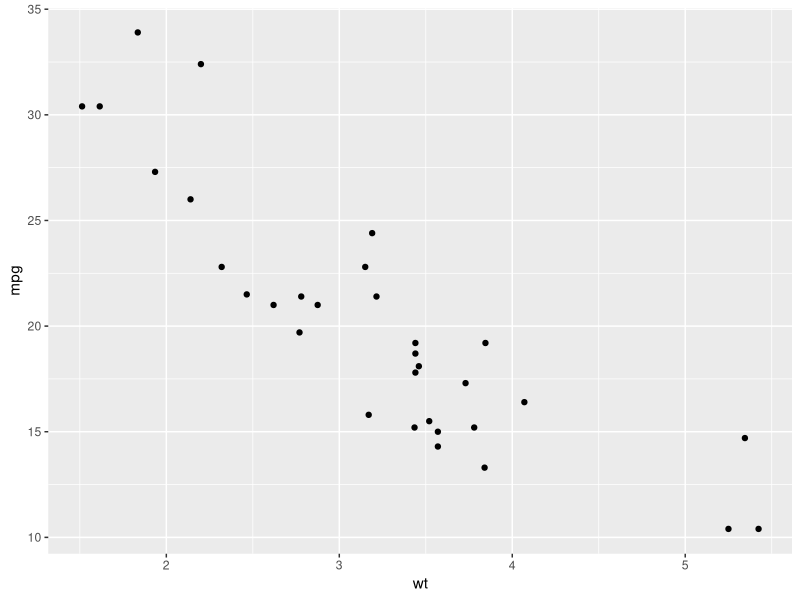
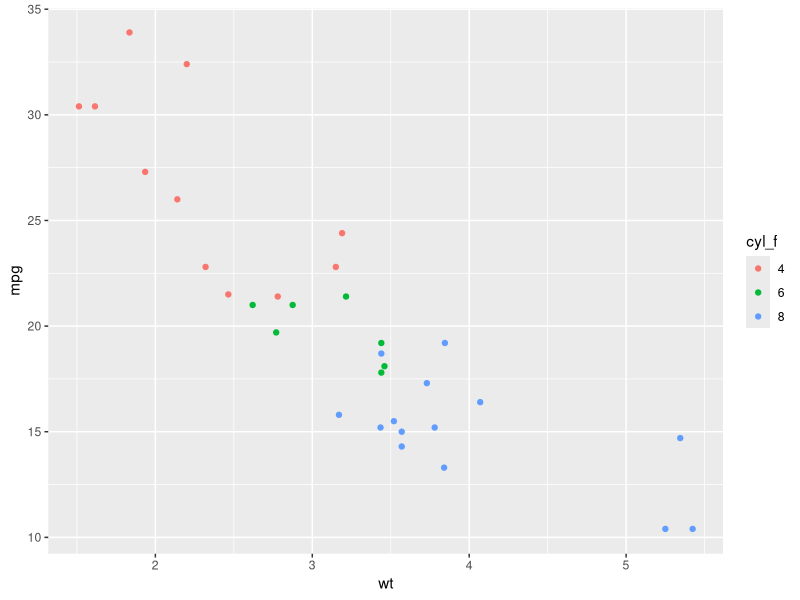
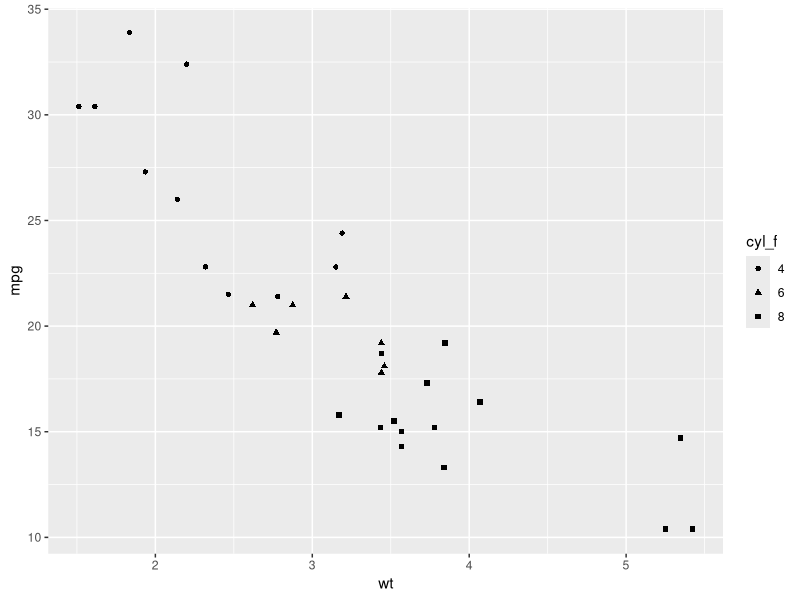
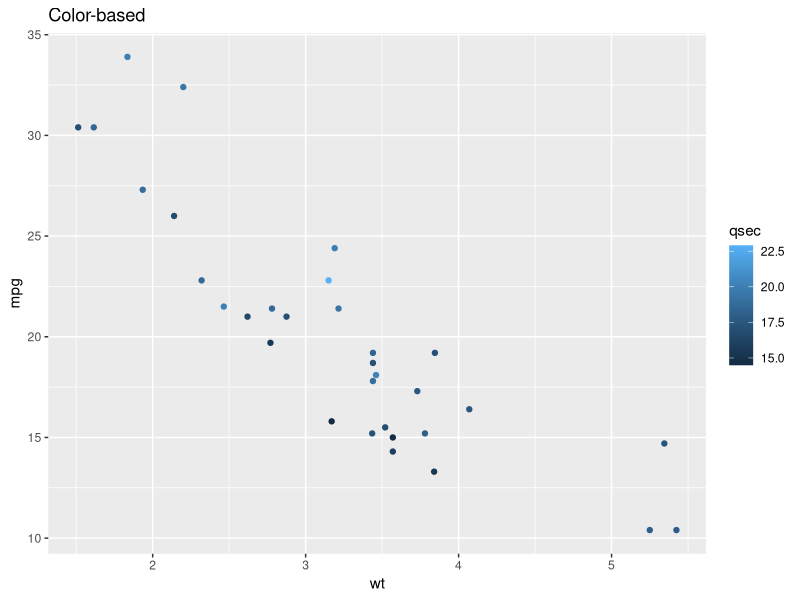
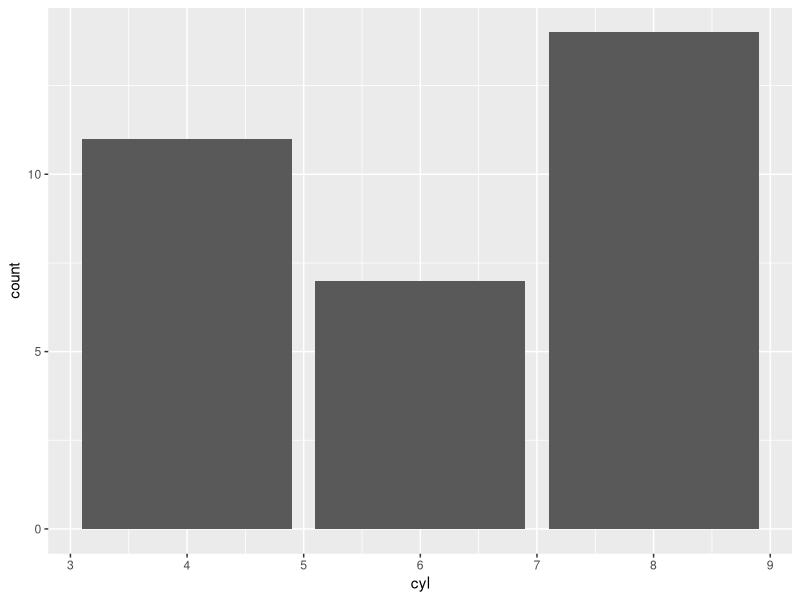
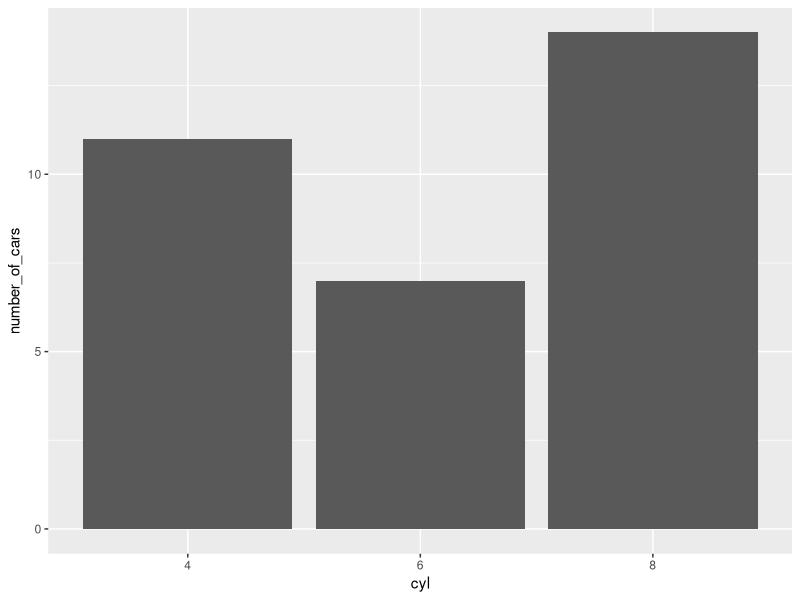
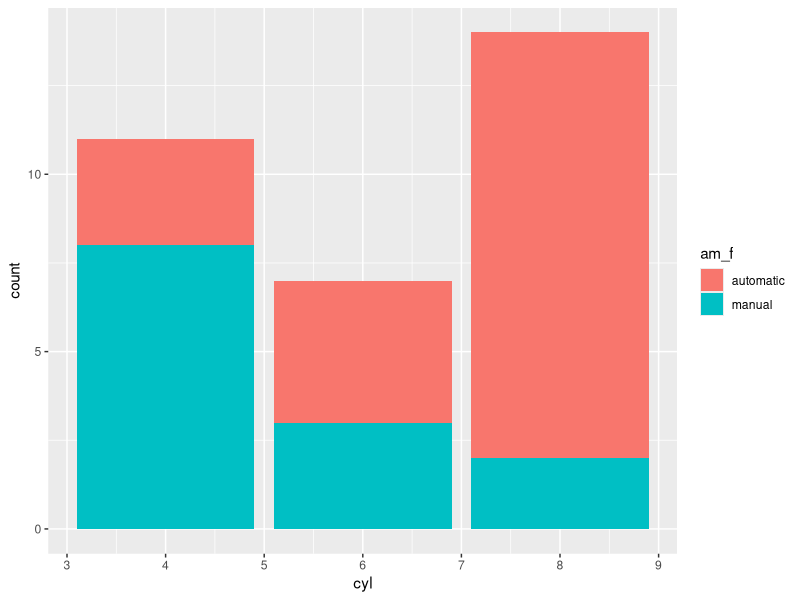
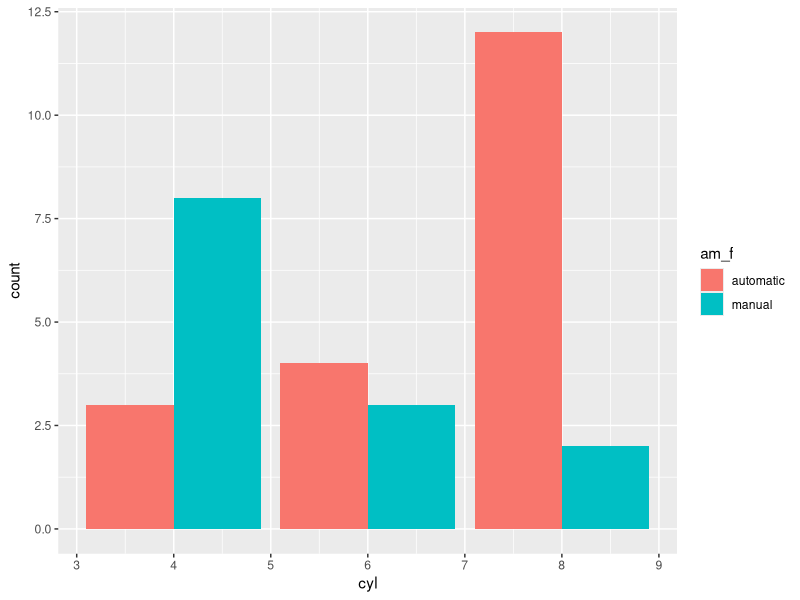

The R source for these figures, in order:
## ---- chunk 1
knitr::opts_chunk$set(warning = FALSE)
knitr::opts_chunk$set(echo = TRUE, fig.width = 6, fig.height = 4)
# install.packages("prettydoc")
## ---- chunk 2
head(mtcars)
## ---- chunk 3
# Run install.packages("ggplot2") if ggplot2 is not yet installed
library(ggplot2)
ggplot(data = mtcars, mapping = aes(x = wt, y = mpg)) + 
  geom_point()
## ---- chunk 4
table(mtcars$cyl)
## ---- chunk 5
# First we check the class of cyl
class(mtcars$cyl)
# Because it is numeric, let's make cyl a factor so that we represent it as a categorical variable.
# We create a new variable in the dataframe, cyl_f, that is cyl converted to factor
mtcars$cyl_f <- factor(mtcars$cyl)

ggplot(data = mtcars, mapping = aes(x = wt, y = mpg, colour = cyl_f)) + 
  geom_point()
## ---- chunk 6
ggplot(data = mtcars, mapping = aes(x = wt, y = mpg, shape = cyl_f)) + 
  geom_point()
## ---- chunk 7
mtcars$cyl_f <- factor(mtcars$qsec)
ggplot(data = mtcars, mapping = aes(x = wt, y = mpg, color = qsec)) + 
  geom_point()+ggtitle("Color-based")

#ggplot(data = mtcars, mapping = aes(x = wt, y = mpg, shape = qsec)) + 
  #geom_point()+ggtitle("Shape-based")

## ---- chunk 8
cat("A diferent category is generated for each data entry, as each data point is a different number.
For the mapping to a shape the plot produces an Error, as qsec is a continuous variable")
## ---- chunk 9
ggplot(data = mtcars, mapping = aes(x = cyl)) +
  geom_bar()

# # The same as
#ggplot(data = mtcars, mapping = aes(x = cyl)) +
#   geom_bar(stat = "count")
## ---- chunk 10
# Let's create the data frame
counts_by_cyl_data_frame <- as.data.frame(table(mtcars$cyl))
names(counts_by_cyl_data_frame) <- c("cyl", "number_of_cars")

ggplot(data = counts_by_cyl_data_frame, mapping = aes(x = cyl, y = number_of_cars)) +
  geom_col()
## ---- chunk 11
# # The same as
# ggplot(data = counts_by_cyl_data_frame, mapping = aes(x = cyl, y = number_of_cars)) +
#   geom_bar(stat = "identity")
## ---- chunk 12
# First we make am factor, and we can change the 0/1 notation for a more informative notation: automatic/manual
mtcars$am_f <- factor(mtcars$am, levels = c(0, 1), labels = c("automatic","manual"))

ggplot(data = mtcars, mapping = aes(x = cyl, fill = am_f)) +
  geom_bar()
## ---- chunk 13
ggplot(data = mtcars, mapping = aes(x = cyl, fill = am_f)) +
  geom_bar(position = "dodge")
## ---- chunk 14
ggplot(data = mtcars, mapping = aes(x = cyl, fill = am_f)) +
  geom_bar(position = "fill")
## ---- chunk 15
cat("To compare the total amount of cars per each cylinder category I would use the graph that has no specified position, only geom_bar().
To know the relative abudance of each type of transmission in relation to cylinders, the position=fill option would be the best one.")
## ---- chunk 16
ggplot(data = iris, mapping = aes(x = Sepal.Width)) +
  geom_histogram(binwidth = 0.1)
## ---- chunk 17
ggplot(data = iris, mapping = aes(x = Sepal.Width, fill = Species)) +
  geom_histogram(binwidth = 0.1) 
## ---- chunk 18
ggplot(data = iris, mapping = aes(x = Sepal.Width, fill = Species)) +
  geom_histogram(binwidth = 0.1) +
  facet_grid(Species ~ .)
## ---- chunk 19
iris$Petal.Type[iris$Petal.Length >= 4 ] <- "Long"
iris$Petal.Type[iris$Petal.Length < 4 ] <- "Short"

#Separate as before + separate according to length
ggplot(data = iris, mapping = aes(x = Sepal.Width, fill = Species)) +
  geom_histogram(binwidth = 0.1) +
  facet_grid(Species ~ Petal.Type)

ggplot(data = iris, mapping = aes(x = Sepal.Width, fill = Species)) +
  geom_histogram(binwidth = 0.1) +
  facet_wrap(Species ~ Petal.Type)
## ---- chunk 20
cat("The best subplot configuration would be the wrap option as more space is occupied with useful data, the grid option creates 2 empty sublots, wasting space.")
## ---- chunk 21
ggplot(data = iris, mapping = aes(x = Sepal.Width, fill = Species)) +
  geom_histogram(binwidth = 0.1) +
  facet_grid(Species ~ .) +
  scale_fill_manual(values = c("darkorange", "darkgray", "black"))
## ---- chunk 22
# We save the common part of the plot in a variable and then we can add more components with the "+" sign
p <- ggplot(data = iris, mapping = aes(x = Sepal.Width, fill = Species)) +
  geom_histogram(binwidth = 0.1) +
  facet_grid(Species ~ .)

# Option A:
p + scale_fill_manual(values = c("darkorange", "darkgray", "black"), name = "Species name") +
  scale_x_continuous(name = "Sepal width") + 
  ggtitle("Iris sepal variation")

# Option B:
# p + scale_fill_manual(values = c("darkorange", "darkgray", "black")) +
#   labs(title = "Iris sepal variation", x = "Sepal width", fill = "Species name")
## ---- chunk 23
ggplot(data = iris, mapping = aes(x = Sepal.Width, y = Sepal.Length)) +
  geom_point() +
  theme_classic()
## ---- chunk 24
cat("The scale_fill_viridis palettes, as they are designed to be perceived by viewers with common forms of colour blindness")
## ---- chunk 25
plot4<-ggplot(data = iris, mapping = aes(x = Sepal.Width, fill = Species)) +
  geom_histogram(binwidth = 0.1) +
  facet_grid(Species ~ .) +
  scale_fill_viridis_d()

plot4
## ---- chunk 26
plot4+labs(title = "Iris sepal variation", x = "Sepal width", fill = "Species name", caption = "A plot with iris data", subtitle="3 species are represented in this plot", tag="Jan Izquierdo")
## ---- chunk 27
cat("They are used to give additional info to plots")
## ---- chunk 28
ggplot(data = iris, mapping = aes(x = Sepal.Width, y = Sepal.Length)) +
  geom_point() +
  theme_minimal()
## ---- chunk 29
cat("The theme option that maximizes data-ink ratio is theme_minimal in my opinion, as it has no background or gray colorings, it only displays the basic information to make the graph understandable.")
## ---- chunk 30
p <- ggplot(data = iris, mapping = aes(x = Sepal.Width, y = Sepal.Length)) + geom_point()
ggsave(filename = "plot.png", plot = p, width = 6, height = 4) # in inches by default
## ---- chunk 31
ggsave(filename = "plot_ex5.png", plot = p, width = 6, height = 4)
#install.packages("svglite")
library(svglite)
ggsave(filename = "plot_ex5.svg", plot = p, width = 6, height = 4)

## ---- chunk 32
cat("The difference that is more obvious is the file size, vector files occupy much less disk space than raster files")
## ---- chunk 33
plot6<-ggplot(data = economics, mapping = aes(x = date, y = unemploy)) +
  geom_line()+
  labs(title = "Unemployment rates over time", x="Years", y="Unemployed individuals")+
  theme_classic() #Initially theme_minimal()

ggsave(filename = "plot6.svg", plot=plot6)
